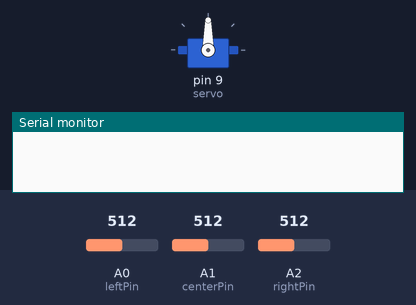
The sketch below on a simulated Arduino Uno, built with avr-gcc and run on an emulated ATmega328P. Shown: servo, the last lines printed to the serial monitor. The inputs (shaded band) are chosen by the test bench; at power-on: A0 (leftPin) = 512, A1 (centerPin) = 512, A2 (rightPin) = 512.

Above: at 1.2 s.
1.3 s: A0 (leftPin) set to 531
At 1.81 s:
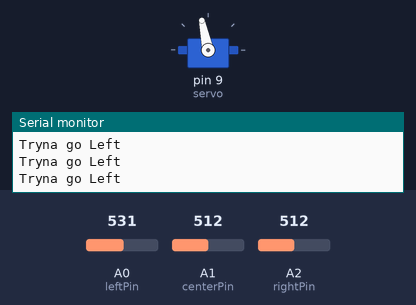
4.3 s: A1 (centerPin) set to 541
At 4.3 s:
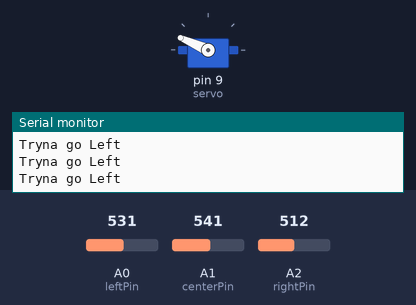
5.8 s: A1 (centerPin) set to 511
At 7.3 s:
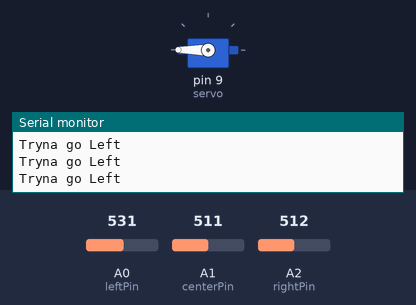
8.8 s: A2 (rightPin) set to 539
At 11.23 s:
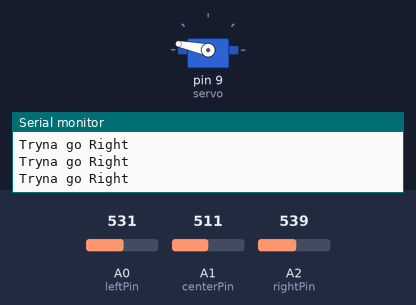
11.8 s: A2 (rightPin) set to 511
14.8 s: A2 (rightPin) set to 716
At 18.56 s:
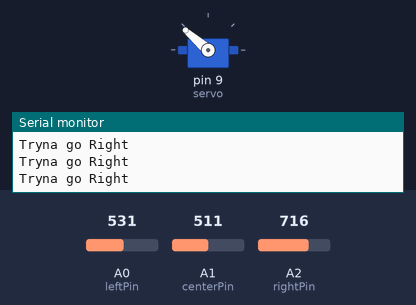
Timing chart, 0 to 22.8 s (numbered marks = the images above; inputs shaded):
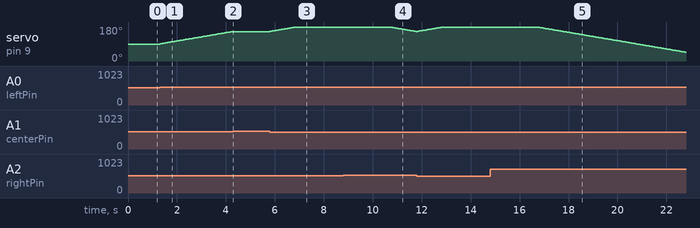

Measured:
- the behaviour switches between 512 and 513 on A0 (leftPin) (found by bisection; images 0 and 1)
- the behaviour switches between 530 and 531 on A1 (centerPin) (found by bisection; images 1 and 2)
- the behaviour switches between 531 and 532 on A2 (rightPin) (found by bisection; images 3 and 4)
- after the input at 1.3 s, servo on pin 9 (servo): moves from 90° to 156° over 3.0 s, starting at once
- after the input at 4.3 s, servo on pin 9 (servo): stays 156° (without the input it goes to 157° after 0.01 s)
- after the input at 5.8 s, servo on pin 9 (servo): moves from 156° to 180° over 1.0 s, starting at once
- after the input at 8.8 s, servo on pin 9 (servo): moves from 180° to 156° over 1.0 s, starting after 1.9 s
- after the input at 14.8 s, servo on pin 9 (servo): moves from 180° to 46° over 6.1 s, starting after 1.9 s

The sketch:

SolarTracker.ino
```cpp
#include <Servo.h>
Servo servo;

int val = 0;

float* sensorVals;

int leftPin = A0;
int centerPin = A1;
int rightPin = A2;

bool moveLeft = true;
bool moveRight = false;

void setup() {
  servo.attach(9);
  val=90;
  servo.write(val);
  sensorVals = new float[3];
  pinMode(OUTPUT,13);
  digitalWrite(LOW,13);
  Serial.begin(9600);
}

void loop() {
    sensorVals[0] = analogRead(leftPin);
    sensorVals[1] = analogRead(centerPin);
    sensorVals[2] = analogRead(rightPin);
    //Serial.print(sensorVals[0]);
    //Serial.print(",");
    //Serial.print(sensorVals[1]);
    //Serial.print(",");
    //Serial.println(sensorVals[2]);
    if(sensorVals[1] >= sensorVals[0] && sensorVals[1] >= sensorVals[2]){
      return;
    }

    if (sensorVals[2] > sensorVals[0]){
        servo.write(--val); // move right???
        moveRight = true;
        moveLeft = false;
        Serial.println("Tryna go Right");
    }
    else if (sensorVals[2] < sensorVals[0]){
        servo.write(++val); //move left???
        moveRight = false;
        moveLeft = true;
        Serial.println("Tryna go Left");
    }
    else if (sensorVals[2]==sensorVals[1]||sensorVals[1]==sensorVals[0]){
        if (moveRight == true){
            servo.write (++val); //move right??
        }else{
            servo.write (--val); // move left??
        }
    }


    delay(45);
}
```
